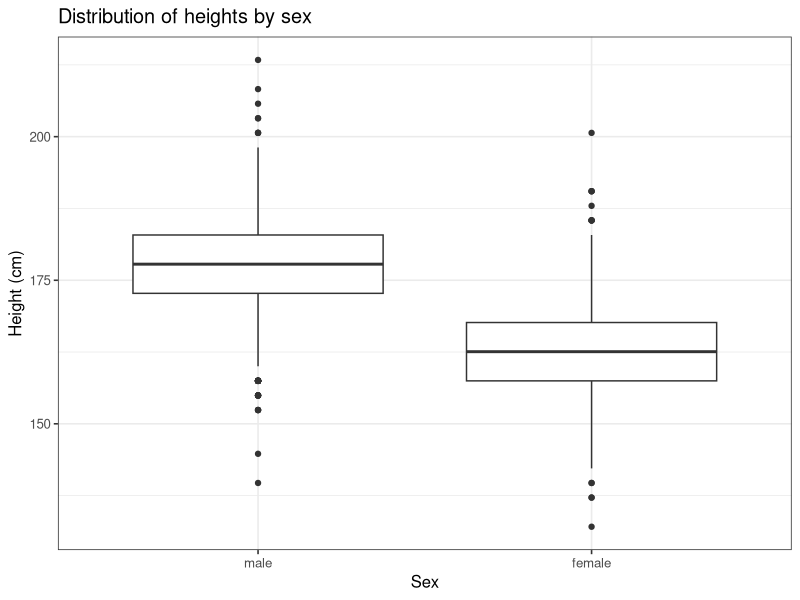
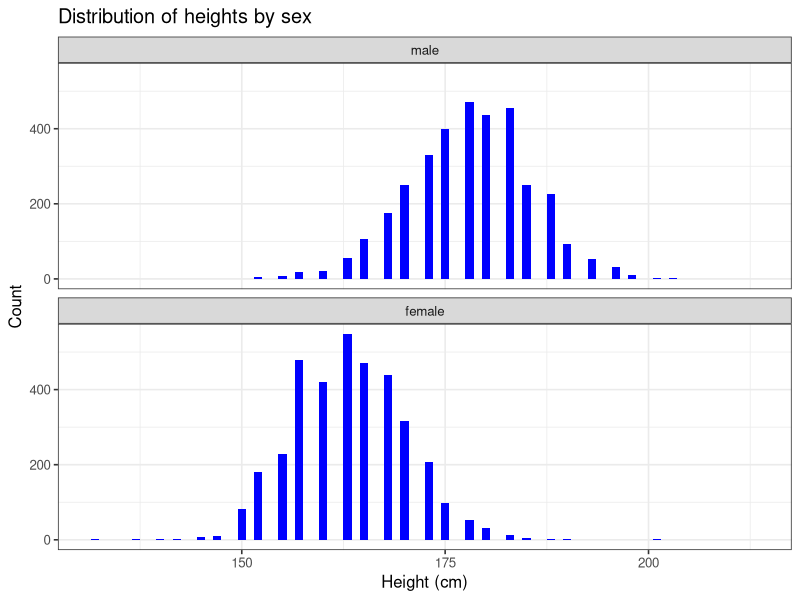
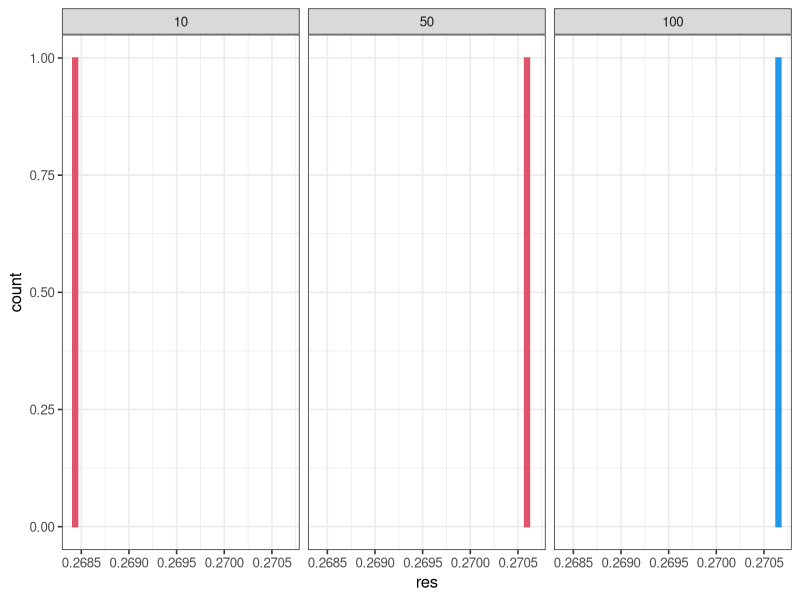

Source code (R) for these figures, in order:
## ---- chunk 1
knitr::opts_chunk$set(echo = TRUE)

options(dplyr.summarise.inform = FALSE)
library(tidyverse)

# set theme used for plotting
theme_set(theme_bw(base_size = 12))

# Modelr package
library(modelr)

library(ggplot2)

## ---- chunk 2
heights <- heights

heights
## ---- chunk 3
heights$hgt <- heights$height * 2.54

heights$wgt <- heights$weight * 0.45359237

heights
## ---- chunk 4
ggplot(heights, aes(x = sex, y = hgt)) + 
  geom_boxplot() +
  xlab("Sex") +
  ylab("Height (cm)") +
  ggtitle("Distribution of heights by sex")
## ---- chunk 5
ggplot(heights, aes(x = hgt)) +
  geom_histogram(binwidth = 1, fill = "blue") +
  facet_wrap(~ sex, ncol = 1) +
  xlab("Height (cm)") +
  ylab("Count") +
  ggtitle("Distribution of heights by sex")
## ---- chunk 6

## ---- chunk 7

## ---- chunk 8
# Tøl frá https://en.wikipedia.org/wiki/Average_human_height_by_country
# Land brúk: Bretland
hgt_males   <- tibble(hgt = rnorm(3604, mean = 175, sd = 2.5), sex = "male")
hgt_females <- tibble(hgt = rnorm(3402, mean = 161.3, sd = 2.5), sex = "female")

hgt_sim <-
  rbind(
    hgt_males,
    hgt_females
  )

hgt_sim
## ---- chunk 9

## ---- chunk 10

## ---- chunk 11

## ---- chunk 12

## ---- chunk 13

## ---- chunk 14

## ---- chunk 15

## ---- chunk 16

## ---- chunk 17

## ---- chunk 18

## ---- chunk 19

## ---- chunk 20

## ---- chunk 21

## ---- chunk 22

## ---- chunk 23

## ---- chunk 24

## ---- chunk 25

## ---- chunk 26

## ---- chunk 27

## ---- chunk 28
n = c(10, 50, 100)
data = tibble(x = 1, n = n, p = 2/n, res = dbinom(1, n, 2/n))
data
#data = tibble(dbinom(c(1, 1, 1), 100, 2/100), )
ggplot(data, aes(x = res)) +
  geom_bar(colour = n, fill = n) +
  facet_wrap(~ n)
  #facet_wrap()
#data

## ---- chunk 29

## ---- chunk 30

## ---- chunk 31

## ---- chunk 32

## ---- chunk 33

## ---- chunk 34

## ---- chunk 35

## ---- chunk 36
